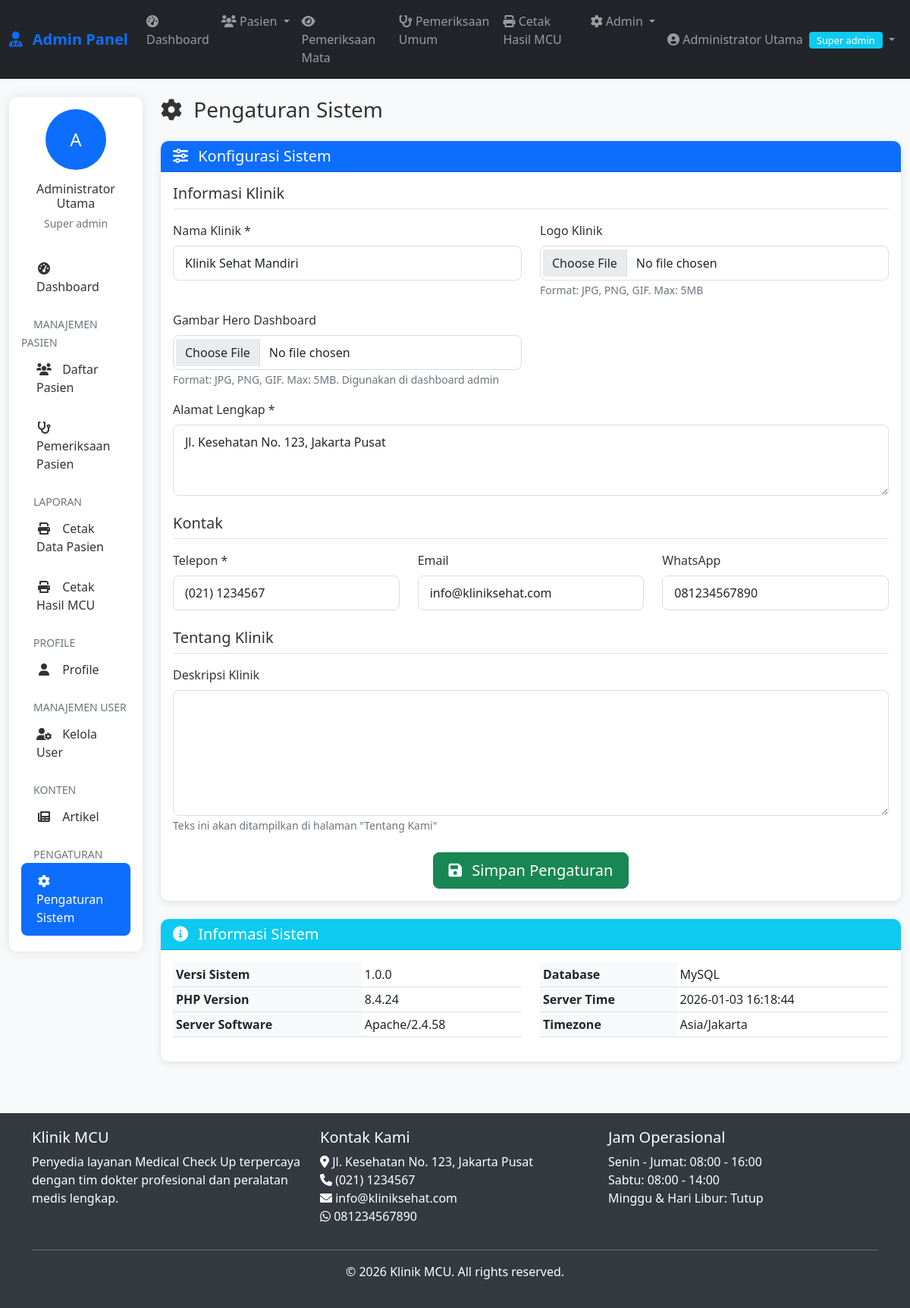
Page /admin/pengaturan.php (signed in) on the committed database.
### tables this page shows
CREATE TABLE pengaturan (
    id INT AUTO_INCREMENT PRIMARY KEY,
    nama_klinik VARCHAR(100),
    alamat TEXT,
    telepon VARCHAR(20),
    email VARCHAR(100),
    whatsapp VARCHAR(20),
    logo VARCHAR(255),
    tentang TEXT,
    created_at TIMESTAMP DEFAULT CURRENT_TIMESTAMP
);

### includes/functions.php (called while the page is built, shortened)
<?php
require_once __DIR__ . '/../config/database.php';
function getSetting($key) {
    global $conn;
    $query = "SELECT $key FROM pengaturan LIMIT 1";
    $result = mysqli_query($conn, $query);
    $row = mysqli_fetch_assoc($result);
    return $row[$key] ?? '';
}
?>

### admin/pengaturan.php (the view, shortened to what this page needs)
<?php
require_once '../includes/auth.php';
require_once '../includes/functions.php';
    $query = "SELECT * FROM pengaturan LIMIT 1";
    $result = mysqli_query($conn, $query);
    $settings = mysqli_fetch_assoc($result);
    $settings['hero_image'] = $settings['hero_image'] ?? '';
?>
<?php include '../includes/admin-header.php'; ?>
<?php include 'includes/admin-nav.php'; ?>
<div class="container-fluid mt-4">
    <div class="row">
        <div class="col-lg-2">
            <?php include 'includes/admin-sidebar.php'; ?>
        </div>
        <div class="col-lg-10">
            <div class="d-flex justify-content-between align-items-center mb-4">
                <h1 class="h3 mb-0">
                    <i class="fas fa-cog me-2"></i> Pengaturan Sistem
                </h1>
            </div>
            <div class="card">
                <div class="card-header bg-primary text-white">
                    <h5 class="mb-0">
                        <i class="fas fa-sliders-h me-2"></i> Konfigurasi Sistem
                    </h5>
                </div>
                <div class="card-body">
                    <form method="POST" action="" enctype="multipart/form-data">
                        <h5 class="border-bottom pb-2 mb-3">Informasi Klinik</h5>
                        <div class="row mb-3">
                            <div class="col-md-6">
                                <label class="form-label">Nama Klinik *</label>
                                <input type="text" class="form-control" name="nama_klinik"
                                       value="<?php echo htmlspecialchars($settings['nama_klinik']); ?>" required>
                            </div>
                            <div class="col-md-6">
                                <label class="form-label">Logo Klinik</label>
                                <input type="file" class="form-control" name="logo" accept="image/*">
                                <small class="text-muted">Format: JPG, PNG, GIF. Max: 5MB</small>
                            </div>
                        </div>
                        <div class="row mb-3">
                            <div class="col-md-6">
                                <label class="form-label">Gambar Hero Dashboard</label>
                                <input type="file" class="form-control" name="hero_image" accept="image/*">
                                <small class="text-muted">Format: JPG, PNG, GIF. Max: 5MB. Digunakan di dashboard admin</small>
                            </div>
                        </div>
                        <div class="row mb-3">
                            <div class="col-md-12">
                                <label class="form-label">Alamat Lengkap *</label>
                                <textarea class="form-control" name="alamat" rows="3" required><?php echo htmlspecialchars($settings['alamat']); ?></textarea>
                            </div>
                        </div>
                        <h5 class="border-bottom pb-2 mb-3 mt-4">Kontak</h5>
                        <div class="row mb-3">
                            <div class="col-md-4">
                                <label class="form-label">Telepon *</label>
                                <input type="text" class="form-control" name="telepon"
                                       value="<?php echo htmlspecialchars($settings['telepon']); ?>" required>
                            </div>
                            <div class="col-md-4">
                                <label class="form-label">Email</label>
                                <input type="email" class="form-control" name="email"
                                       value="<?php echo htmlspecialchars($settings['email']); ?>">
                            </div>
                            <div class="col-md-4">
                                <label class="form-label">WhatsApp</label>
                                <input type="text" class="form-control" name="whatsapp"
                                       value="<?php echo htmlspecialchars($settings['whatsapp']); ?>">
                            </div>
                        </div>
                        <h5 class="border-bottom pb-2 mb-3 mt-4">Tentang Klinik</h5>
                        <div class="row mb-4">
                            <div class="col-md-12">
                                <label class="form-label">Deskripsi Klinik</label>
                                <textarea class="form-control" name="tentang" rows="6"><?php echo htmlspecialchars($settings['tentang']); ?></textarea>
                                <small class="text-muted">Teks ini akan ditampilkan di halaman "Tentang Kami"</small>
                            </div>
                        </div>
                        <div class="text-center">
                            <button type="submit" class="btn btn-success btn-lg">
                                <i class="fas fa-save me-2"></i> Simpan Pengaturan
                            </button>
                        </div>
                    </form>
                </div>
            </div>
            <div class="card mt-4">
                <div class="card-header bg-info text-white">
                    <h5 class="mb-0">
                        <i class="fas fa-info-circle me-2"></i> Informasi Sistem
                    </h5>
                </div>
                <div class="card-body">
                    <div class="row">
                        <div class="col-md-6">
                            <table class="table table-sm">
                                <tr>
                                    <th>Versi Sistem</th>
                                    <td>1.0.0</td>
                                </tr>
                                <tr>
                                    <th>PHP Version</th>
                                    <td><?php echo phpversion(); ?></td>
                                </tr>
                                <tr>
                                    <th>Server Software</th>
                                    <td><?php echo $_SERVER['SERVER_SOFTWARE']; ?></td>
                                </tr>
                            </table>
                        </div>
                        <div class="col-md-6">
                            <table class="table table-sm">
                                <tr>
                                    <th>Database</th>
                                    <td>MySQL</td>
                                </tr>
                                <tr>
                                    <th>Server Time</th>
                                    <td><?php echo date('Y-m-d H:i:s'); ?></td>
                                </tr>
                                <tr>
                                    <th>Timezone</th>
                                    <td><?php echo date_default_timezone_get(); ?></td>
                                </tr>
                            </table>
                        </div>
                    </div>
                </div>
            </div>
        </div>
    </div>
</div>
<?php include '../includes/admin-footer.php'; ?>

### includes/admin-footer.php (shortened to what this page needs)
</div>
    </div>
    <footer class="mt-5">
        <div class="container">
            <div class="row">
                <div class="col-md-4">
                    <h5>Klinik MCU</h5>
                    <p>Penyedia layanan Medical Check Up terpercaya dengan tim dokter profesional dan peralatan medis lengkap.</p>
                </div>
                <div class="col-md-4">
                    <h5>Kontak Kami</h5>
                    <ul class="list-unstyled">
                        <li><i class="fas fa-map-marker-alt"></i> <?php echo getSetting('alamat'); ?></li>
                        <li><i class="fas fa-phone"></i> <?php echo getSetting('telepon'); ?></li>
                        <li><i class="fas fa-envelope"></i> <?php echo getSetting('email'); ?></li>
                        <li><i class="fab fa-whatsapp"></i> <?php echo getSetting('whatsapp'); ?></li>
                    </ul>
                </div>
                <div class="col-md-4">
                    <h5>Jam Operasional</h5>
                    <ul class="list-unstyled">
                        <li>Senin - Jumat: 08:00 - 16:00</li>
                        <li>Sabtu: 08:00 - 14:00</li>
                        <li>Minggu & Hari Libur: Tutup</li>
                    </ul>
                </div>
            </div>
            <hr class="bg-light">
            <div class="text-center">
                <p>&copy; <?php echo date('Y'); ?> Klinik MCU. All rights reserved.</p>
            </div>
        </div>
    </footer>
</body>
</html>

### rows in the picture
pengaturan: nama_klinik "Klinik Sehat Mandiri", alamat "Jl. Kesehatan No. 123, Jakarta Pusat", telepon "(021) 1234567", email "info@kliniksehat.com", whatsapp "081234567890"

### other values in the picture
$_SESSION['nama_lengkap'] "Administrator Utama"
str_replace('_', ' ', $_SESSION['role']) "Super admin"
substr($_SESSION['nama_lengkap'], 0, 1) "A"
phpversion() "8.4.24"
$_SERVER['SERVER_SOFTWARE'] "Apache/2.4.58"
date_default_timezone_get() "Asia/Jakarta"
